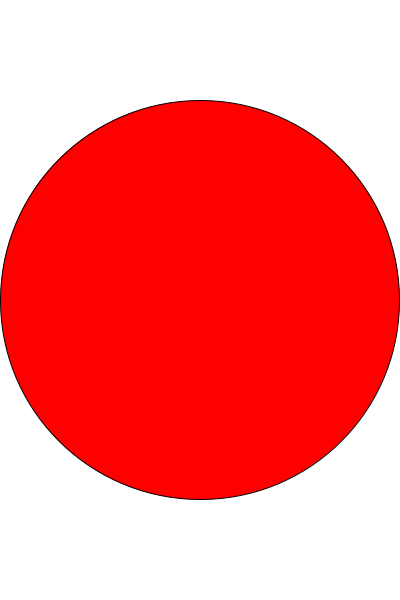
Frame 1 (no input)
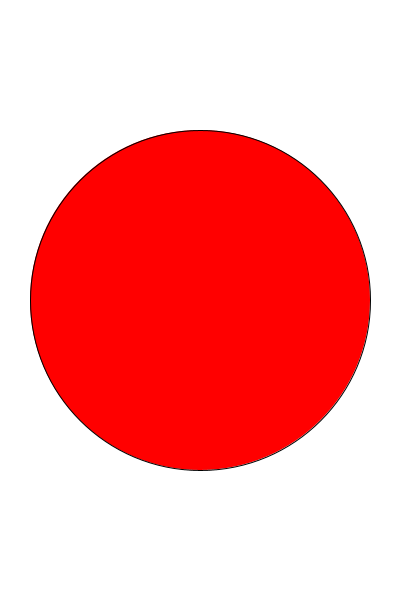
Frame 60 (the mouse pressed at the canvas centre just before this capture)
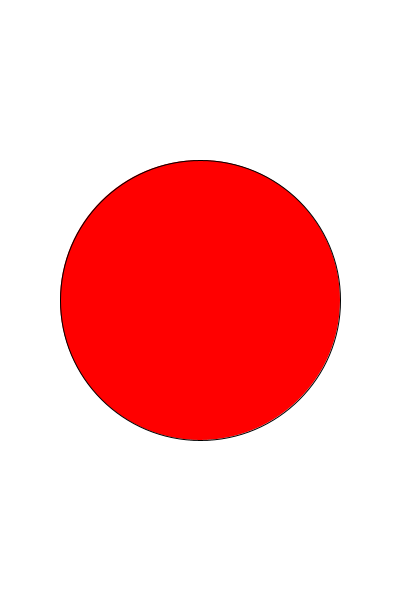
Frame 120 (the mouse held since frame 60 and released just before this capture)

The Processing sketch that drew these frames (run headless with seeded random() and noise(); from frame 60 on, the mouse is pressed at the canvas centre):

// Processing sketch: processing_98795
// ── processing_98795.pde

void setup()
{
  size(400, 600);
  background(255, 255, 255);
  smooth();
  frameRate(60);
}

void draw()
{ 
  background(255, 255, 255);
  
  fill(255, 0, 0);
  
  ellipse(width/2, height/2, width-frameCount, width-frameCount);
  
  if (frameCount > width)
  {
    noLoop();
  }
  
}
